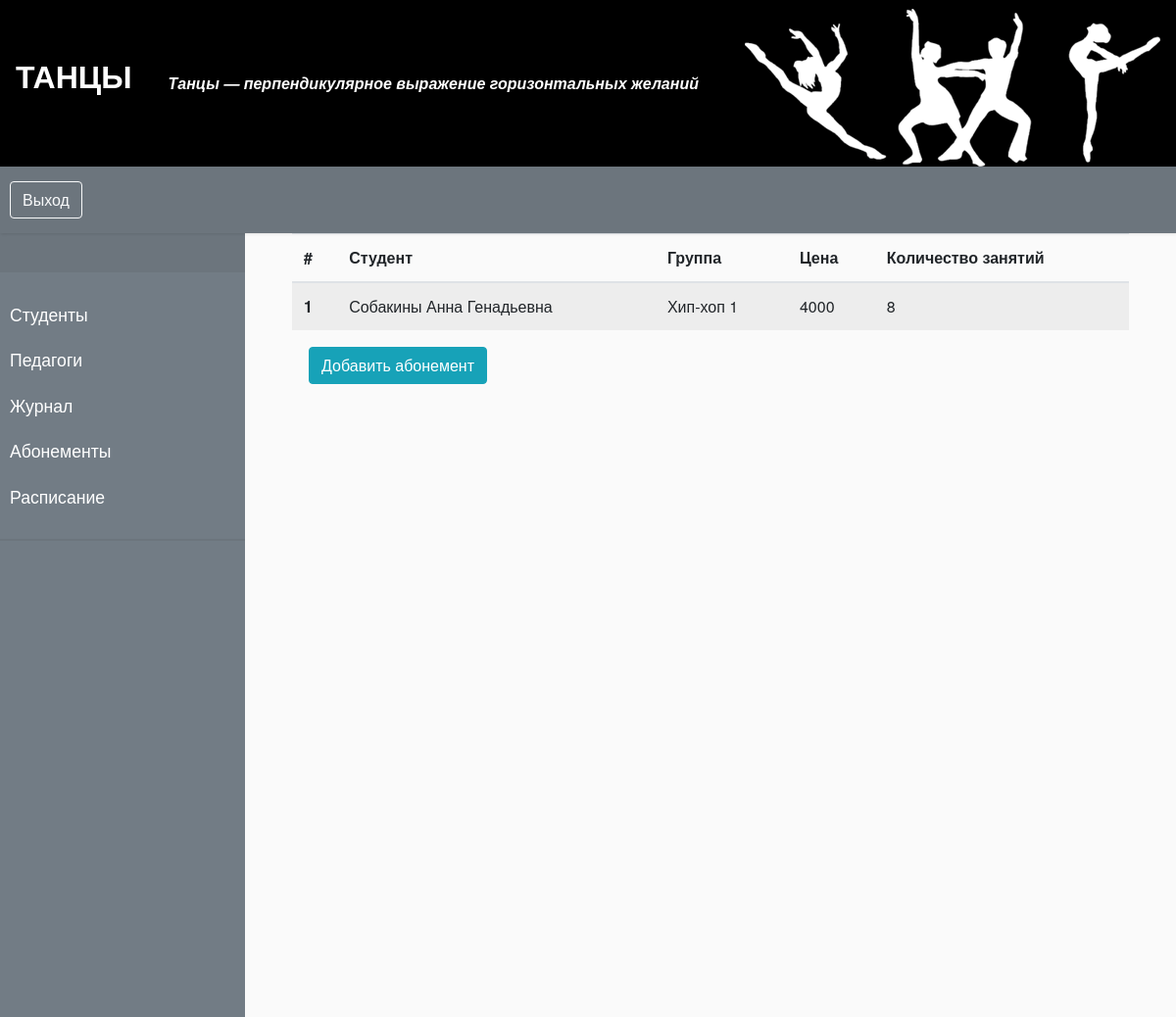
The app's page /subscription_list with its own data.
### main1/models.py (models this page shows, shortened)
class Subscription(models.Model):
    number_of_lessons = models.CharField('Количество занятий', max_length=50)
    price = models.CharField('Цена', max_length=50)
    student_id = models.ForeignKey(Student, on_delete=models.CASCADE, verbose_name='Танцор')
    group_id = models.ForeignKey(Style, on_delete=models.CASCADE, verbose_name='Группа')
    manager_id = models.ForeignKey(Manager, on_delete=models.CASCADE, verbose_name='Менеджер')
    class Meta:
        verbose_name = 'Абонимент'
        verbose_name_plural = 'Абонименты'

class Student(models.Model):
    surname = models.CharField('Фамилия', max_length=50)
    name = models.CharField('Имя', max_length=50)
    middle_name = models.CharField('Отчество', max_length=50)
    number = models.CharField('Номер телефона', max_length=11)
    date_of_birth = models.DateField('Дата рождения', default=timezone.now)
    skill_level = models.CharField('Уровень подготовки', max_length=1, choices=SKILL_TYPES)
    user_id = models.ForeignKey(User11, on_delete=models.CASCADE, db_column='Учетная запись')
    class Meta:
        verbose_name = 'Танцор'
        verbose_name_plural = 'Танцоры'
        ordering = ['surname']
    def __str__(self):
        titel = self.surname + ' ' + self.name + ' ' + self.middle_name
        return titel

class Style(models.Model):
    dance_style = models.CharField('Стиль танца', max_length=50)
    skill_level = models.CharField('Уровень подготовки', max_length=1, choices=SKILL_TYPES)
    class Meta:
        verbose_name = 'Группа по направлениям'
        verbose_name_plural = 'Группы по напарвлениям'
    def __str__(self):
        titel = self.dance_style + ' ' + self.skill_level
        return titel

### main1/views.py (the view)
# urls.py: path('subscription_list', Subscription_ListView.as_view(), name='subscription_list'),
class Subscription_ListView(View):
    def get(self, request):
        search_query = request.GET.get("q")
        if search_query == None:
            sub = Subscription.objects.all()
        else:
            sub = Subscription.objects.filter(
                price__contains=search_query
            )
        context = {
            'sub': sub
        }
        return render(request, 'Manager/subscription_list.html', context=context)

### main1/templates/Manager/subscription_list.html
{% extends 'Manager/baseManager.html' %}
{%block content%}
<table class="table table-striped">
  <thead>
    <tr>
      <th scope="col">#</th>
      <th scope="col">Студент</th>
      <th scope="col">Группа</th>
      <th scope="col">Цена</th>
      <th scope="col">Количество занятий</th>
    </tr>
  </thead>
  <tbody>
  {% for i in sub %}
  <tr>
    <th scope="row">{{ forloop.counter }}</th>
      <td>{{i.student_id}}</td>
      <td>{{i.group_id}} </td>
      <td>{{i.price}}</td>
      <td>{{i.number_of_lessons}}</td>
  </tr>
  {% endfor %}
  </tbody>
</table>
<form class="form-inline" style="margin:2% 0;">
<a href="{%url 'add_subscription'%}" role="button" class="btn btn-info " style="margin:0 2%"><li style="list-style:none;">Добавить абонемент</li></a>
</form>
{% endblock %}

### main1/static/css/BaseAccUser.css (style rules this page uses)
body { font-family: "HelveticaNeue-Light", "Helvetica Neue Light", "Helvetica Neue","Lucida Grande", sans-serif; margin: 0; background: #fafafa; }
a, a:hover, a:focus { color: inherit; text-decoration: none; transition: all 0.3s; }

### records on screen
Subscription: student_id "Собакины Анна Генадьевна", group_id "Хип-хоп 1", price "4000", number_of_lessons "8"
